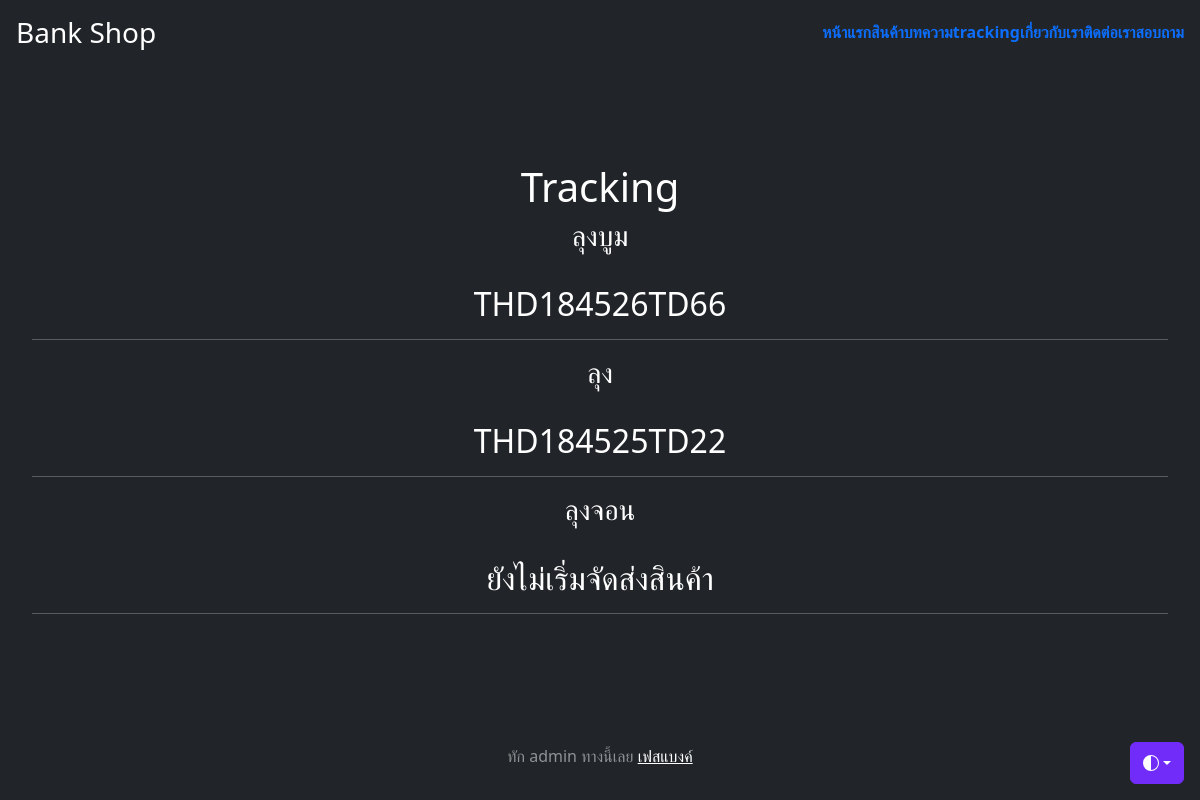
The page /tracking on the database its author committed.
### myapp/models.py (models this page shows, shortened)
class Tracking(models.Model):
    name = models.CharField(max_length=100)
    tel = models.CharField(max_length=100)
    tracking = models.CharField(max_length=100,null=True,blank=True)
    other = models.TextField(null=True,blank=True)

### myapp/views.py (the view)
# urls.py: path('tracking', TrackingPage, name='tracking'),
def TrackingPage(request):
    tracks = Tracking.objects.all() #objects.filter(name='สมชาย') สามารถใช้ search ได้
    context = {'tracks':tracks}
    return render(request, 'myapp/tracking.html', context)

### myapp/templates/myapp/tracking.html (shortened to what this page needs)
{% extends 'myapp/base.html' %}
{% block content %}
<h1>Tracking</h1>
{% for t in tracks %}
    {% if t.tracking %}
    <h3>{{t.name}}</h3><br />
    <h2>{{t.tracking}}</h2>
    <hr />
    {% else %}
    <h3>{{t.name}}</h3><br />
    <h2>ยังไม่เริ่มจัดส่งสินค้า</h2>
    <hr />
    {% endif %}
{% endfor %}
{% endblock content %}

### rows shown on the page
Tracking: name "ลุงบูม", tracking "THD184526TD66"
Tracking: name "ลุง", tracking "THD184525TD22"
Tracking: name "ลุงจอน"
